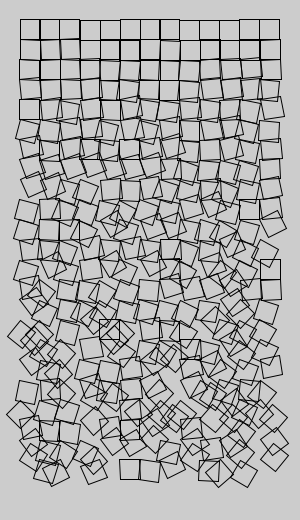
Frame 1 (no input)
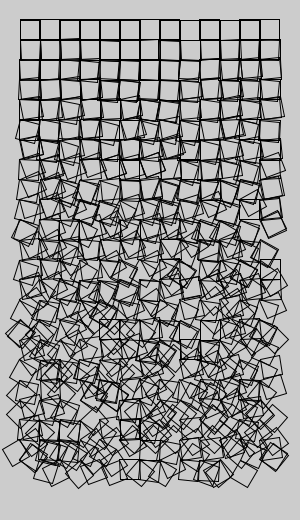
Frame 2 (the mouse pressed at the canvas centre, redrawn once)

The Processing sketch that drew these frames (run headless with seeded random() and noise(); the mouse was pressed at the canvas centre and the sketch redrawn once):

// Processing sketch: processing_109280
// ── processing_109280.pde

void setup()
{
size(300, 520);
noLoop();
//background(200);
}

void draw()
{
  smooth();
for ( int i=0; i<13;i++)
{
  for (int j=0; j<23; j++)
  {
      pushMatrix();

      //translations
      translate(20+20*i, 20+20*j);
      
      //randomness
      translate(random(-1, 1), random(-1, 1));
      //rotations
      float randAngle = (random((-PI)*j,(PI)*j));
      rotate(radians(randAngle));

      //Now, draw the squares!!
      noFill();
      rect(0, 0, 20, 20);
      popMatrix();
    }
  }
}
